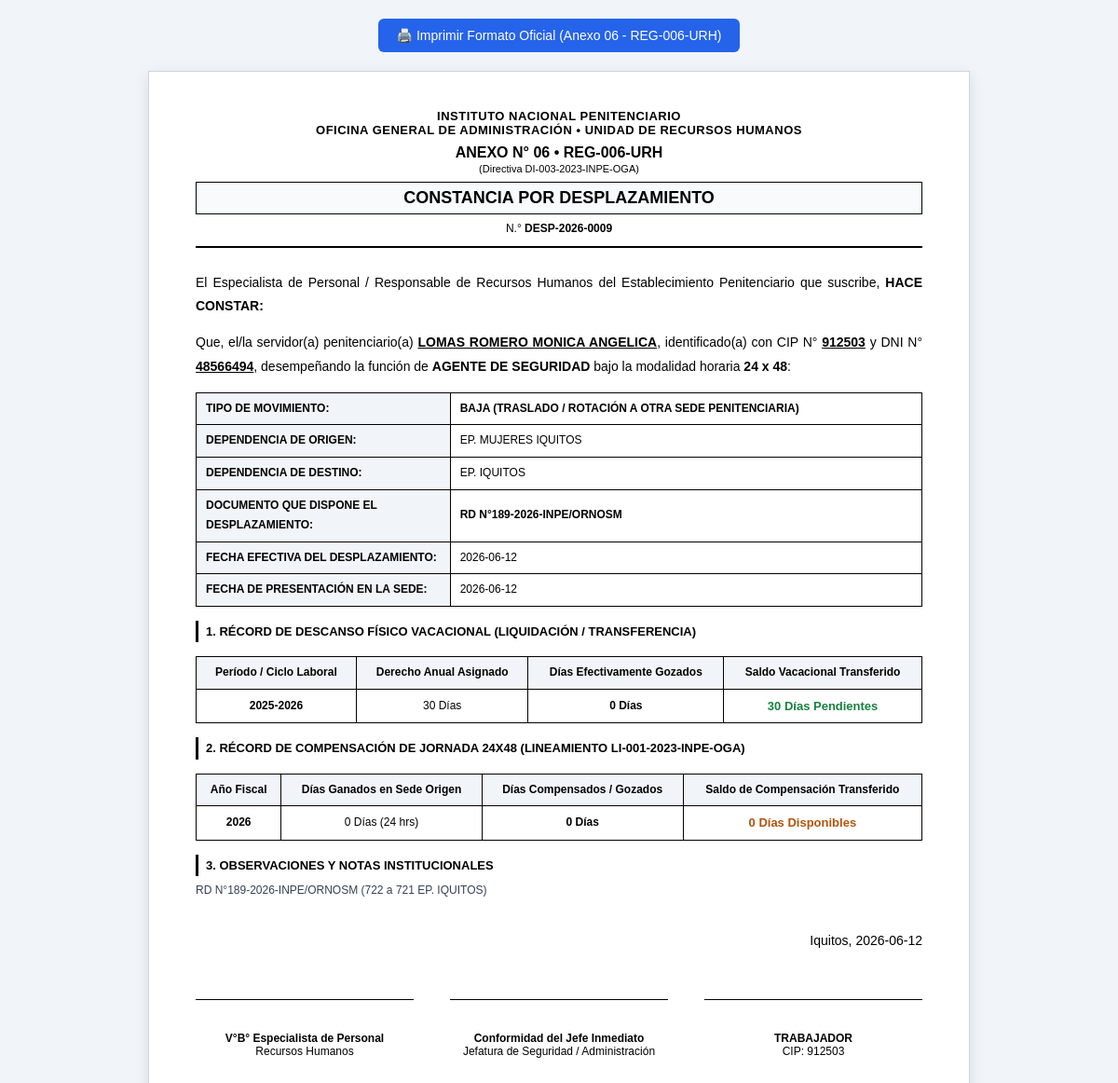
The page /desplazamientos/constancia/9 on the database as committed earlier.
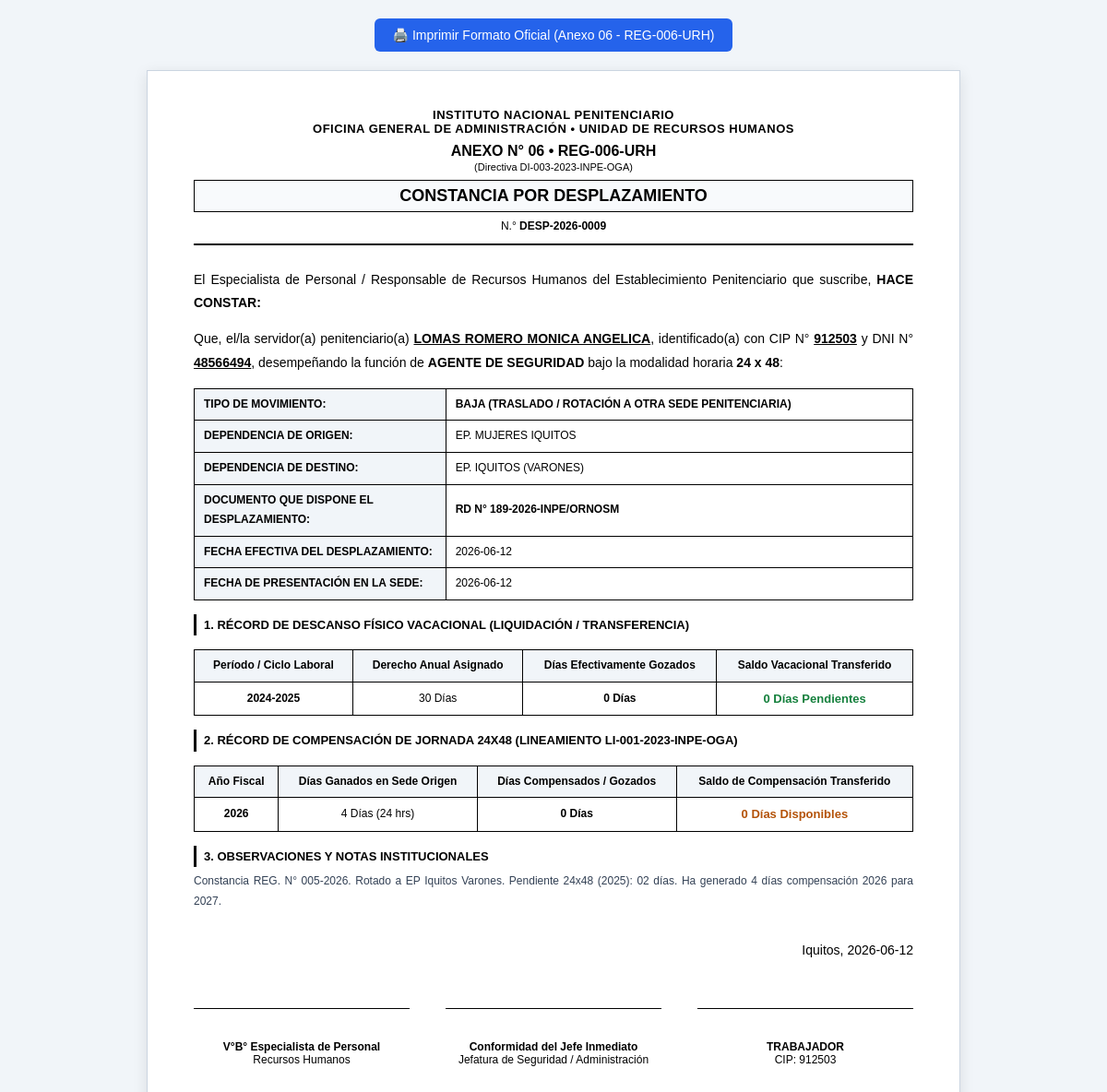
The same page on the database as committed later.
### tables this page shows
CREATE TABLE desplazamientos_personal (
            id_desplazamiento INTEGER PRIMARY KEY AUTOINCREMENT,
            id_empleado INTEGER NOT NULL,
            tipo_movimiento TEXT NOT NULL CHECK(tipo_movimiento IN ('ALTA_RECEPCION', 'BAJA_SALIDA')),
            
            id_establecimiento_origen INTEGER,
            id_establecimiento_destino INTEGER,
            nombre_origen_ext TEXT,
            nombre_destino_ext TEXT,
            
            fecha_desplazamiento DATE NOT NULL,
            fecha_presentacion_eepp DATE,
            documento_oficial TEXT NOT NULL,
            
            -- Récord Vacacional transferido (Año 2026 / Período)
            vacaciones_periodo TEXT DEFAULT '2025-2026',
            vacaciones_gozadas_origen INTEGER DEFAULT 0,
            vacaciones_saldo_origen INTEGER DEFAULT 30,
            
            -- Récord de Compensación 24x48 (Año Fiscal 2026)
            comp_anio_fiscal INTEGER DEFAULT 2026,
            comp_ganadas_origen INTEGER DEFAULT 0,
            comp_gozadas_origen INTEGER DEFAULT 0,
            comp_saldo_origen INTEGER DEFAULT 0,
            
            observaciones TEXT,
            estado TEXT DEFAULT 'REGISTRADO',
            created_at TIMESTAMP DEFAULT CURRENT_TIMESTAMP, numero_constancia_oficial VARCHAR(100),
            FOREIGN KEY (id_empleado) REFERENCES empleados(id_empleado)
        );

### app/modules/desplazamientos/router.py (the view)
@router.get("/constancia/{id_desplazamiento}", response_class=HTMLResponse)
async def ver_constancia_anexo6(request: Request, id_desplazamiento: int):
    desp = DesplazamientoRepository.obtener_desplazamiento_detalle(id_desplazamiento)
    if not desp:
        return HTMLResponse("Registro de desplazamiento no encontrado", status_code=404)
    return templates.TemplateResponse(
        request=request,
        name="desplazamientos/constancia_anexo6.html",
        context={
            "desp": desp
        }
    )

### app/templates/desplazamientos/constancia_anexo6.html (shortened to what the changed rows need)
<!DOCTYPE html>
<html lang="es">
<head>
</head>
<body>
    <div class="sheet">
        <div class="header">
            <h2>CONSTANCIA POR DESPLAZAMIENTO</h2>
            <div style="font-size: 12px; margin-top: 4px;">N.° <strong>DESP-2026-{{ "%04d"|format(desp.id_desplazamiento) }}</strong></div>
        </div>
        <div class="body-text">
            <p>
                El Especialista de Personal / Responsable de Recursos Humanos del Establecimiento Penitenciario que suscribe,
                <strong>HACE CONSTAR:</strong>
            </p>
            <p>
                Que, el/la servidor(a) penitenciario(a) <span class="highlight">{{ desp.apellidos_nombres }}</span>,
                identificado(a) con CIP N° <span class="highlight">{{ desp.codigo_servidor }}</span> y DNI N° <span class="highlight">{{ desp.dni }}</span>,
                desempeñando la función de <strong>{{ desp.cargo_funcion or 'Agente de Seguridad' }}</strong>
                bajo la modalidad horaria <strong>{{ desp.horario_laboral or '24 x 48' }}</strong>:
            </p>
            <table class="info-grid">
                <tr>
                    <th style="width: 35%;">TIPO DE MOVIMIENTO:</th>
                </tr>
                <tr>
                    <th>DEPENDENCIA DE ORIGEN:</th>
                </tr>
                <tr>
                    <th>DEPENDENCIA DE DESTINO:</th>
                    <td>{{ desp.establecimiento_destino }}</td>
                </tr>
                <tr>
                    <th>DOCUMENTO QUE DISPONE EL DESPLAZAMIENTO:</th>
                    <td><strong>{{ desp.documento_oficial }}</strong></td>
                </tr>
                <tr>
                    <th>FECHA EFECTIVA DEL DESPLAZAMIENTO:</th>
                    <td>{{ desp.fecha_desplazamiento }}</td>
                </tr>
                <tr>
                    <th>FECHA DE PRESENTACIÓN EN LA SEDE:</th>
                    <td>{{ desp.fecha_presentacion_eepp or desp.fecha_desplazamiento }}</td>
                </tr>
            </table>
            <div class="section-title">1. Récord de Descanso Físico Vacacional (Liquidación / Transferencia)</div>
            <table class="info-grid">
                <thead>
                    <tr>
                        <th style="text-align: center;">Período / Ciclo Laboral</th>
                        <th style="text-align: center;">Derecho Anual Asignado</th>
                        <th style="text-align: center;">Días Efectivamente Gozados</th>
                        <th style="text-align: center;">Saldo Vacacional Transferido</th>
                    </tr>
                </thead>
                <tbody>
                    <tr style="text-align: center;">
                        <td style="font-weight: bold;">{{ desp.vacaciones_periodo or '2025-2026' }}</td>
                        <td>30 Días</td>
                        <td><strong>{{ desp.vacaciones_gozadas_origen }} Días</strong></td>
                        <td style="font-weight: bold; font-size: 13px; color: #15803d;">{{ desp.vacaciones_saldo_origen }} Días Pendientes</td>
                    </tr>
                </tbody>
            </table>
            <div class="section-title">2. Récord de Compensación de Jornada 24x48 (Lineamiento LI-001-2023-INPE-OGA)</div>
            <table class="info-grid">
                <thead>
                    <tr>
                        <th style="text-align: center;">Año Fiscal</th>
                        <th style="text-align: center;">Días Ganados en Sede Origen</th>
                        <th style="text-align: center;">Días Compensados / Gozados</th>
                        <th style="text-align: center;">Saldo de Compensación Transferido</th>
                    </tr>
                </thead>
                <tbody>
                    <tr style="text-align: center;">
                        <td style="font-weight: bold;">{{ desp.comp_anio_fiscal or '2026' }}</td>
                        <td>{{ desp.comp_ganadas_origen }} Días (24 hrs)</td>
                        <td><strong>{{ desp.comp_gozadas_origen }} Días</strong></td>
                        <td style="font-weight: bold; font-size: 13px; color: #b45309;">{{ desp.comp_saldo_origen }} Días Disponibles</td>
                    </tr>
                </tbody>
            </table>
            <div class="section-title">3. Observaciones y Notas Institucionales</div>
            <p style="font-size: 12px; margin-top: 4px; color: #334155;">
                {{ desp.observaciones or 'Se emite la presente constancia conforme al numeral 6.4 de la Directiva DI-003-2023-INPE-OGA para los fines pertinentes en el legajo personal del servidor y cómputo de asistencia en la dependencia de destino.' }}
            </p>
            <p style="text-align: right; margin-top: 30px;">
                Iquitos, {{ desp.fecha_desplazamiento }}
            </p>
        </div>
    </div>
</body>
</html>

Rows that differ between the two databases and show on the page:
changed desplazamientos_personal "0009": establecimiento_destino "EP. IQUITOS" → "EP. IQUITOS (VARONES)"; documento_oficial "RD N°189-2026-INPE/ORNOSM" → "RD N° 189-2026-INPE/ORNOSM"; vacaciones_periodo "2025-2026" → "2024-2025"; vacaciones_saldo_origen "30" → "0"; comp_ganadas_origen "0" → "4"; observaciones "RD N°189-2026-INPE/ORNOSM (722 a 721 EP. IQUITOS)" → "Constancia REG. N° 005-2026. Rotado a EP Iquitos Varones. Pendiente 24x48 (2025): 02 días. Ha generado 4 días compensación 2026 para 2027."
